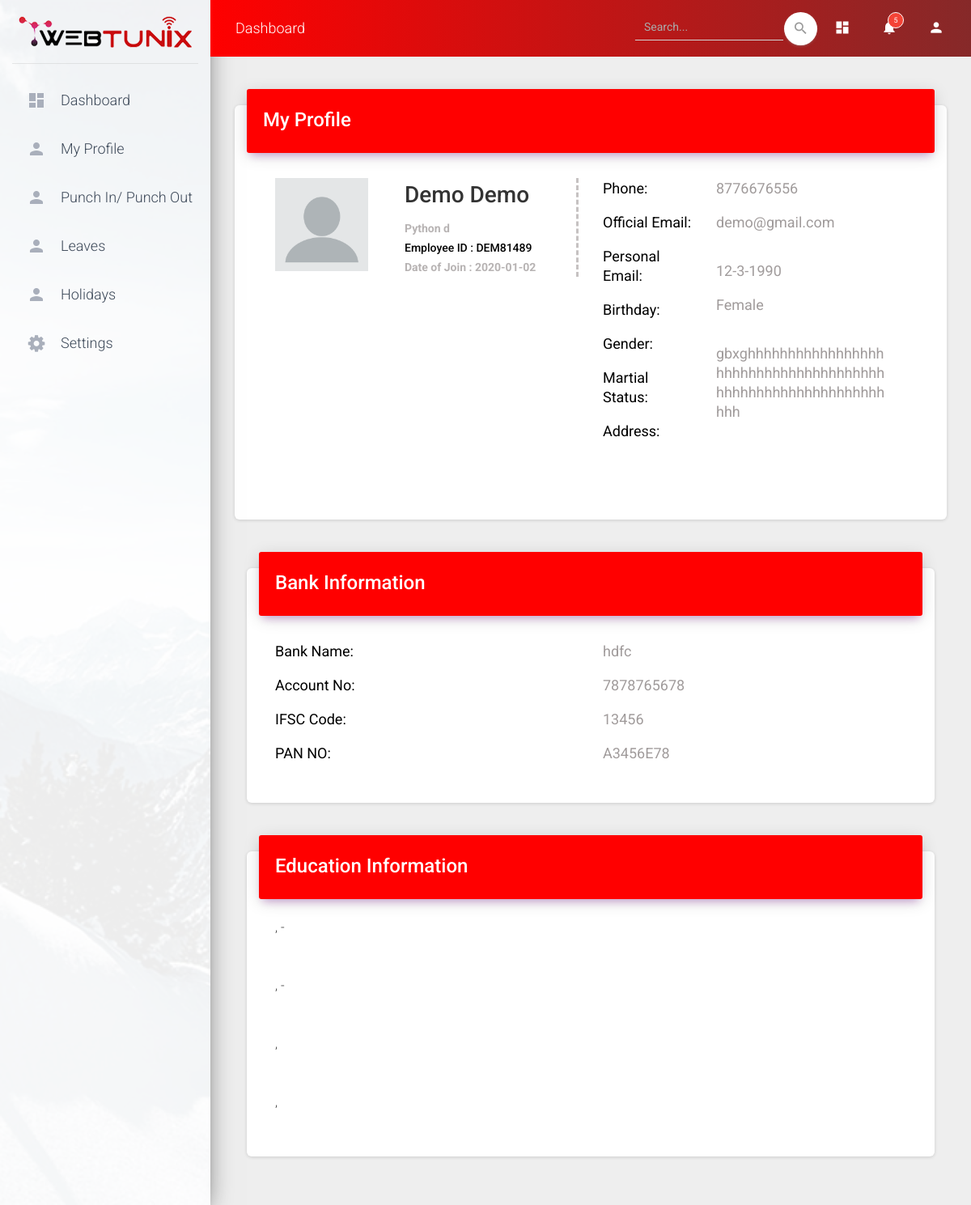
The app's page /profile (signed in) with its own data.
### home/models.py (models this page shows, shortened)
class employee_profile(models.Model):
    role_id = models.ForeignKey(roles, on_delete=models.CASCADE)
    department_id = models.ForeignKey(department, on_delete=models.CASCADE)
    designation_id = models.ForeignKey(designation, on_delete=models.CASCADE)
    employee_firstname = models.CharField(max_length=255)
    employee_lastname = models.CharField(max_length=255)
    employee_username = models.CharField(max_length=255, default="")
    employee_official_email = models.EmailField(max_length=255, default="")
    employee_personal_email = models.EmailField(max_length=255, default="")
    employee_password = models.CharField(max_length=1000)
    employee_company = models.CharField(max_length=255)
    employee_hr_name = models.CharField(max_length=255, default="")
    employee_company_email = models.CharField(max_length=255, default="")
    employee_hr_email = models.CharField(max_length=255, default="")
    employee_phone = models.CharField(max_length=15, default="")
    employee_employee_id = models.CharField(
        max_length=1000, primary_key=True, unique=True, default="")
    profile_edit = models.BooleanField(default=False)
    added_by = models.CharField(max_length=255)
    edited_by = models.CharField(max_length=255)
    deleted_by = models.CharField(max_length=255)
    is_active = models.BooleanField(default=False)
    is_terminated = models.BooleanField(default=False)
    terminated_by = models.CharField(default="", max_length=255)
    promoted_by = models.CharField(default="", max_length=255)
    created_date = models.CharField(max_length=255, default="")
    terminated_date = models.CharField(max_length=255, default="")
    gender = models.CharField(max_length=50, default="", null=True)
    birthday = models.CharField(max_length=50, default="")
    address = models.CharField(max_length=500, default="")
    martial_status = models.CharField(max_length=255, default="")
    masters_college_name = models.CharField(max_length=500, default="")
    masters_college_course_name = models.CharField(max_length=500, default="")
    masters_college_details = models.CharField(max_length=500, default="")
    masters_start_year = models.CharField(max_length=4, default="")
    masters_complete_year = models.CharField(max_length=4, default="")
    graduation_college_name = models.CharField(max_length=500, default="")
    graduation_college_course_name = models.CharField(
        max_length=500, default="")
    graduation_college_details = models.CharField(max_length=500, default="")
    graduation_start_year = models.CharField(max_length=4, default="")
    graduation_complete_year = models.CharField(max_length=4, default="")
    sec_schl_name = models.CharField(max_length=500, default="")
    sec_schl_board = models.CharField(max_length=255, default="")
    sec_schl_details = models.CharField(max_length=500, default="")
    sec_schl_complete_year = models.CharField(max_length=4, default="")
    matric_schl_name = models.CharField(max_length=500, default="")
    matric_schl_board = models.CharField(max_length=255, default="")
    matric_schl_details = models.CharField(max_length=500, default="")
    matric_schl_complete_year = models.CharField(max_length=4, default="")
    permission_to_edit = models.BooleanField(default=False)
    updated_once = models.BooleanField(default=False)
    request_status = models.IntegerField(default=0)
    edit_request_hr_email = models.CharField(max_length=255, default="")
    edit_request_emp_email = models.CharField(max_length=255, default="")
    edit_request_by_emp = models.BooleanField(default=False)
    edit_request_by_hr = models.BooleanField(default=False)

class designation(models.Model):
    designation_id = models.AutoField(primary_key=True)
    designation_name = models.CharField(max_length=255)
    department_id = models.ForeignKey(department, on_delete=models.CASCADE)
    added_by = models.CharField(max_length=255, default="")
    edited_by = models.CharField(max_length=255, default="")
    deleted_by = models.CharField(max_length=255, default="")

class employee_bank_details(models.Model):
    employee_employee_id = models.ForeignKey(
        employee_profile, on_delete=models.CASCADE, primary_key=True)
    bank_name = models.CharField(max_length=255, default="")
    account_no = models.CharField(max_length=1000, default="")
    ifsc_code = models.CharField(max_length=500, default="")
    pan = models.CharField(max_length=500, default="")

### home/views.py (the view)
# urls.py: url(r'^profile$', views.profile_func, name='profile'),
def profile_func(request):
    try:
        permission = request.session['user_is_authenticated']
    except:
        permission = False
    if permission:
        if request.session['user_role_id'] == 1:
            return redirect("/home")
        elif request.session['user_role_id'] == 2:
            return redirect("/home")
        elif request.session['user_role_id'] == 3:
            employee_data = employee_profile.objects.get(
                Q(employee_official_email=request.session['user_email']))
            bank_details_emp = ""
            try:
                bank_details_emp = employee_bank_details.objects.get(
                    Q(employee_employee_id_id=employee_data.employee_employee_id))
            except:
                bank_details_emp = ""
            return render(request, "dashboard/profile.html", {'employee_data': employee_data, 'bank_details_emp': bank_details_emp})
    elif not permission:
        return redirect("/")

### home/templates/dashboard/profile.html (shortened to what this page needs)
{% extends 'dashboard/base.html' %}
{% block content %}
<div class="container">
  <div class="card pb-5">
    <div class="card-header card-header-primary">
      <h4 class="card-title font-weight-bold">My Profile</h4>
    </div>
    <div class="card-body">
      <div class="container-fluid">
        <div class="row">
          <div class="col-md-6">
            <div class="profile-section">
              <div class="row">
                <div class="col-md-5 mt-3">
                  <img src="../static/img/profilepicture.jpg" class="col-12">
                </div>
                <div class="col-md-7">
                  <div class="right-br mt-3">
                    <h3 class="font-weight-bold">{{ employee_data.employee_firstname|capfirst }} {{ employee_data.employee_lastname|capfirst }}</h3>
                    <p>{{ employee_data.designation_id.designation_name|capfirst }}<br><span class="font-weight-bold">Employee ID : {{ employee_data.employee_employee_id }}</span>
                      <br>Date of Join : {{ employee_data.created_date }}</p>
                  </div>
                </div>
              </div>
            </div>
          </div>
          <div class="col-md-6">
            <div class="profile-detail">
              <div class="row">
                <div class="col-md-4">
                  <ul class="detail-list">
                    <li>
                      <div class="title">Phone:</div>
                    </li>
                    <li>
                      <div class="title">Official Email:</div>
                    </li>
                    <li>
                      <div class="title">Personal Email:</div>
                    </li>
                    <li>
                      <div class="title">Birthday:</div>
                    </li>
                    <li>
                      <div class="title">Gender:</div>
                    </li>
                    <li>
                      <div class="title">Martial Status:</div>
                    </li>
                    <li>
                      <div class="title">Address:</div>
                    </li>
                  </ul>
                </div>
                <div class="col-md-7">
                  <ul class="detail-list">
                    <li>
                      <div class="text">{{ employee_data.employee_phone }}</div>
                    </li>
                    <li>
                      <div class="text">{{ employee_data.employee_official_email }}</div>
                    </li>
                    <li>
                    </li>
                    <li>
                      <div class="text">{{ employee_data.birthday }}</div>
                    </li>
                    <li>
                      <div class="text">{{ employee_data.gender }}</div>
                    </li>
                    <li>
                    </li>
                    <li>
                      <div class="text">{{ employee_data.address }}</div>
                    </li>
                  </ul>
                </div>
              </div>
            </div>
          </div>
        </div>
      </div>
    </div>
  </div>
</div>
<div class="container-fluid">
  <div class="row">
    <div class="col-md-12">
      <div class="container-fluid">
        <div class="row">
          <div class="col-md-12">
            <div class="card">
              <div class="card-header card-header-primary">
                <h4 class="card-title font-weight-bold float-left">Bank Information</h4>
              </div>
              <div class="card-body">
                <div class="profile-detail">
                  <div class="container-fluid">
                    <div class="row">
                      <div class="col-md-6">
                        <ul class="detail-list">
                          <li>
                            <div class="title">Bank Name:</div>
                          </li>
                          <li>
                            <div class="title">Account No:</div>
                          </li>
                          <li>
                            <div class="title">IFSC Code:</div>
                          </li>
                          <li>
                            <div class="title">PAN NO:</div>
                          </li>
                        </ul>
                      </div>
                      <div class="col-md-6">
                        <ul class="detail-list">
                          <li>
                            <div class="text">{{ bank_details_emp.bank_name }}</div>
                          </li>
                          <li>
                            <div class="text">{{ bank_details_emp.account_no }}</div>
                          </li>
                          <li>
                            <div class="text">{{ bank_details_emp.ifsc_code }}</div>
                          </li>
                          <li>
                            <div class="text">{{ bank_details_emp.pan }}</div>
                          </li>
                        </ul>
                      </div>
                    </div>
                  </div>
                </div>
              </div>
            </div>
          </div>
        </div>
      </div>
      <div class="container-fluid">
        <div class="row">
          <div class="col-md-12">
            <div class="card">
              <div class="card-header card-header-primary">
                <h4 class="card-title font-weight-bold float-left">Education Information</h4>
              </div>
              <div class="card-body">
                <div class="profile-detail">
                  <div class="container-fluid">
                    <div class="row">
                      <div class="col-md-12">
                        <div class="education-information">
                          <p>{{ employee_data.masters_college_course_name }},
                            {{ employee_data.masters_start_year }} - {{ employee_data.masters_complete_year }}</p>
                          <br>
                          <p>{{ employee_data.graduation_college_course_name }},
                            {{ employee_data.graduation_start_year }} - {{ employee_data.graduation_complete_year }}</p>
                          <br>
                          <p>{{ employee_data.sec_schl_board }},
                            {{ employee_data.sec_schl_complete_year }}</p>
                          <br>
                          <p>{{ employee_data.matric_schl_board }},
                            {{ employee_data.matric_schl_complete_year }}</p>
                          <br>
                        </div>
                      </div>
                    </div>
                  </div>
                </div>
              </div>
            </div>
          </div>
        </div>
      </div>
    </div>
</div>
{% endblock %}

### records on screen
employee_profile: employee_firstname "Demo", employee_lastname "Demo", designation_id.designation_name "Python d", employee_employee_id "DEM81489", created_date "2020-01-02", employee_phone "8776676556", employee_official_email "demo@gmail.com", birthday "12-3-1990", gender "Female", address "gbxghhhhhhhhhhhhhhhhhhhhhhhhhhhhhhhhhhhhhhhhhhhhhhhhhhhhhhhhhhhhhh"
employee_bank_details: bank_name "hdfc", account_no "7878765678", ifsc_code "13456", pan "A3456E78"
